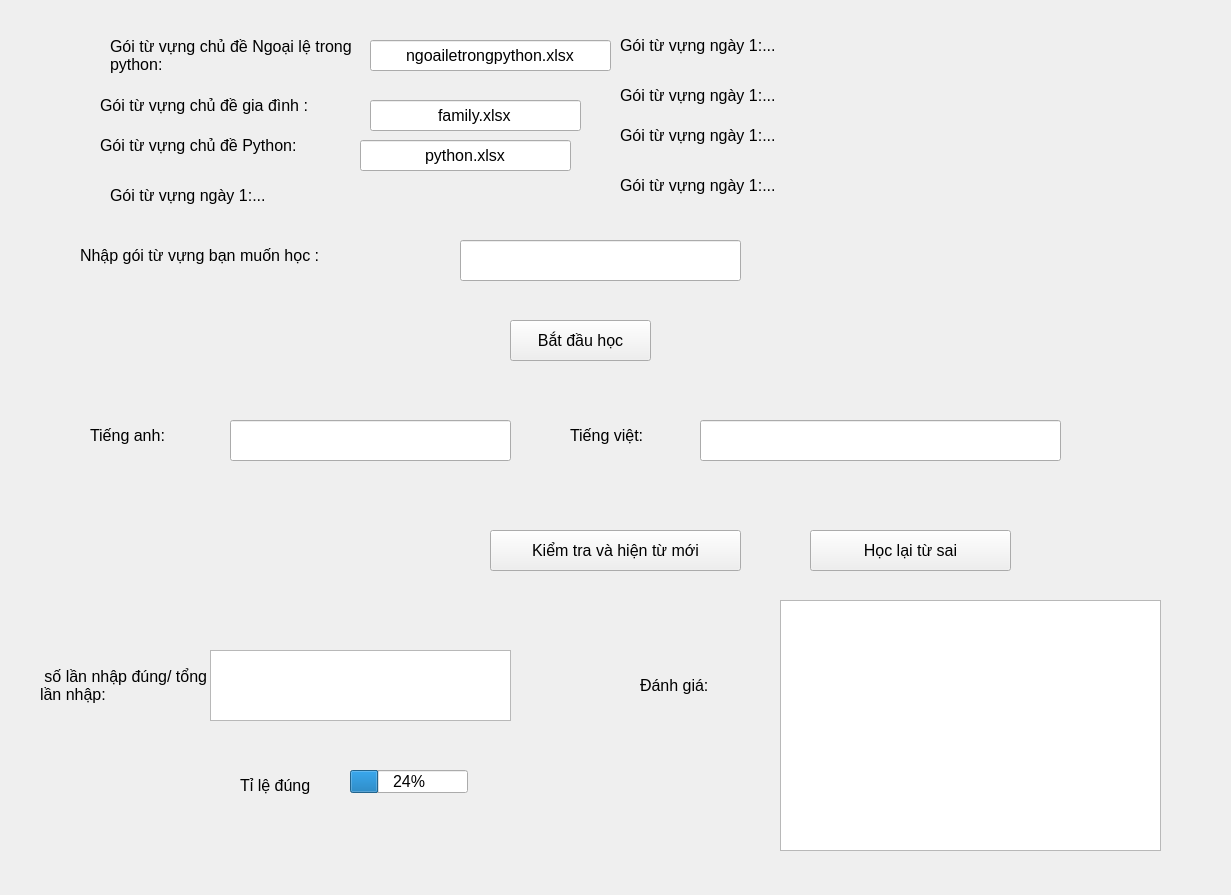
<?xml version="1.0" encoding="UTF-8"?>
<ui version="4.0">
 <class>Form</class>
 <widget class="QWidget" name="Form">
  <property name="geometry">
   <rect>
    <x>0</x>
    <y>0</y>
    <width>1231</width>
    <height>895</height>
   </rect>
  </property>
  <property name="font">
   <font>
    <pointsize>12</pointsize>
   </font>
  </property>
  <property name="windowTitle">
   <string>Form</string>
  </property>
  <widget class="QLabel" name="label">
   <property name="geometry">
    <rect>
     <x>110</x>
     <y>10</y>
     <width>251</width>
     <height>91</height>
    </rect>
   </property>
   <property name="text">
    <string>Gói từ vựng chủ đề Ngoại lệ trong python:</string>
   </property>
   <property name="wordWrap">
    <bool>true</bool>
   </property>
  </widget>
  <widget class="QLabel" name="label_2">
   <property name="geometry">
    <rect>
     <x>100</x>
     <y>90</y>
     <width>281</width>
     <height>31</height>
    </rect>
   </property>
   <property name="text">
    <string>Gói từ vựng chủ đề gia đình :</string>
   </property>
  </widget>
  <widget class="QLabel" name="label_3">
   <property name="geometry">
    <rect>
     <x>100</x>
     <y>130</y>
     <width>261</width>
     <height>31</height>
    </rect>
   </property>
   <property name="text">
    <string>Gói từ vựng chủ đề Python:</string>
   </property>
  </widget>
  <widget class="QLabel" name="label_7">
   <property name="geometry">
    <rect>
     <x>620</x>
     <y>30</y>
     <width>201</width>
     <height>31</height>
    </rect>
   </property>
   <property name="text">
    <string>Gói từ vựng ngày 1:...</string>
   </property>
  </widget>
  <widget class="QLabel" name="label_8">
   <property name="geometry">
    <rect>
     <x>620</x>
     <y>80</y>
     <width>201</width>
     <height>31</height>
    </rect>
   </property>
   <property name="text">
    <string>Gói từ vựng ngày 1:...</string>
   </property>
  </widget>
  <widget class="QLabel" name="label_9">
   <property name="geometry">
    <rect>
     <x>620</x>
     <y>120</y>
     <width>201</width>
     <height>31</height>
    </rect>
   </property>
   <property name="text">
    <string>Gói từ vựng ngày 1:...</string>
   </property>
  </widget>
  <widget class="QLineEdit" name="lnenhapfile">
   <property name="geometry">
    <rect>
     <x>460</x>
     <y>240</y>
     <width>281</width>
     <height>41</height>
    </rect>
   </property>
  </widget>
  <widget class="QLabel" name="label_13">
   <property name="geometry">
    <rect>
     <x>80</x>
     <y>220</y>
     <width>391</width>
     <height>71</height>
    </rect>
   </property>
   <property name="text">
    <string>Nhập gói từ vựng bạn muốn học :</string>
   </property>
   <property name="wordWrap">
    <bool>true</bool>
   </property>
  </widget>
  <widget class="QLineEdit" name="lnetienganh">
   <property name="geometry">
    <rect>
     <x>230</x>
     <y>420</y>
     <width>281</width>
     <height>41</height>
    </rect>
   </property>
  </widget>
  <widget class="QLineEdit" name="lnetiengviet">
   <property name="geometry">
    <rect>
     <x>700</x>
     <y>420</y>
     <width>361</width>
     <height>41</height>
    </rect>
   </property>
  </widget>
  <widget class="QLabel" name="label_14">
   <property name="geometry">
    <rect>
     <x>90</x>
     <y>420</y>
     <width>111</width>
     <height>31</height>
    </rect>
   </property>
   <property name="text">
    <string>Tiếng anh:</string>
   </property>
  </widget>
  <widget class="QLabel" name="label_15">
   <property name="geometry">
    <rect>
     <x>570</x>
     <y>420</y>
     <width>111</width>
     <height>31</height>
    </rect>
   </property>
   <property name="text">
    <string>Tiếng việt:</string>
   </property>
  </widget>
  <widget class="QLabel" name="label_16">
   <property name="geometry">
    <rect>
     <x>40</x>
     <y>650</y>
     <width>171</width>
     <height>71</height>
    </rect>
   </property>
   <property name="text">
    <string> số lần nhập đúng/ tổng lần nhập:</string>
   </property>
   <property name="wordWrap">
    <bool>true</bool>
   </property>
  </widget>
  <widget class="QLabel" name="label_4">
   <property name="geometry">
    <rect>
     <x>640</x>
     <y>630</y>
     <width>141</width>
     <height>111</height>
    </rect>
   </property>
   <property name="text">
    <string>Đánh giá:</string>
   </property>
   <property name="wordWrap">
    <bool>true</bool>
   </property>
  </widget>
  <widget class="QPushButton" name="btnsubmit">
   <property name="geometry">
    <rect>
     <x>490</x>
     <y>530</y>
     <width>251</width>
     <height>41</height>
    </rect>
   </property>
   <property name="text">
    <string>Kiểm tra và hiện từ mới</string>
   </property>
  </widget>
  <widget class="QTextEdit" name="txtlannhapsai_2">
   <property name="geometry">
    <rect>
     <x>210</x>
     <y>650</y>
     <width>301</width>
     <height>71</height>
    </rect>
   </property>
  </widget>
  <widget class="QTextEdit" name="txtloikhuyen">
   <property name="geometry">
    <rect>
     <x>780</x>
     <y>600</y>
     <width>381</width>
     <height>251</height>
    </rect>
   </property>
  </widget>
  <widget class="QLineEdit" name="lineEdit">
   <property name="geometry">
    <rect>
     <x>370</x>
     <y>100</y>
     <width>211</width>
     <height>31</height>
    </rect>
   </property>
   <property name="text">
    <string>family.xlsx</string>
   </property>
   <property name="alignment">
    <set>Qt::AlignCenter</set>
   </property>
  </widget>
  <widget class="QPushButton" name="btnbatdauhoc">
   <property name="geometry">
    <rect>
     <x>510</x>
     <y>320</y>
     <width>141</width>
     <height>41</height>
    </rect>
   </property>
   <property name="text">
    <string>Bắt đầu học</string>
   </property>
  </widget>
  <widget class="QLineEdit" name="lineEdit_2">
   <property name="geometry">
    <rect>
     <x>370</x>
     <y>40</y>
     <width>241</width>
     <height>31</height>
    </rect>
   </property>
   <property name="text">
    <string>ngoailetrongpython.xlsx</string>
   </property>
   <property name="alignment">
    <set>Qt::AlignCenter</set>
   </property>
  </widget>
  <widget class="QLineEdit" name="lineEdit_3">
   <property name="geometry">
    <rect>
     <x>360</x>
     <y>140</y>
     <width>211</width>
     <height>31</height>
    </rect>
   </property>
   <property name="text">
    <string>python.xlsx</string>
   </property>
   <property name="alignment">
    <set>Qt::AlignCenter</set>
   </property>
  </widget>
  <widget class="QLabel" name="label_10">
   <property name="geometry">
    <rect>
     <x>110</x>
     <y>180</y>
     <width>201</width>
     <height>31</height>
    </rect>
   </property>
   <property name="text">
    <string>Gói từ vựng ngày 1:...</string>
   </property>
  </widget>
  <widget class="QLabel" name="label_11">
   <property name="geometry">
    <rect>
     <x>620</x>
     <y>170</y>
     <width>201</width>
     <height>31</height>
    </rect>
   </property>
   <property name="text">
    <string>Gói từ vựng ngày 1:...</string>
   </property>
  </widget>
  <widget class="QProgressBar" name="progress_tiledungsai">
   <property name="geometry">
    <rect>
     <x>350</x>
     <y>770</y>
     <width>118</width>
     <height>23</height>
    </rect>
   </property>
   <property name="value">
    <number>24</number>
   </property>
  </widget>
  <widget class="QLabel" name="label_5">
   <property name="geometry">
    <rect>
     <x>240</x>
     <y>770</y>
     <width>101</width>
     <height>31</height>
    </rect>
   </property>
   <property name="text">
    <string>Tỉ lệ đúng</string>
   </property>
  </widget>
  <widget class="QPushButton" name="btn_hoclai">
   <property name="geometry">
    <rect>
     <x>810</x>
     <y>530</y>
     <width>201</width>
     <height>41</height>
    </rect>
   </property>
   <property name="text">
    <string>Học lại từ sai</string>
   </property>
  </widget>
 </widget>
 <resources/>
 <connections/>
</ui>
